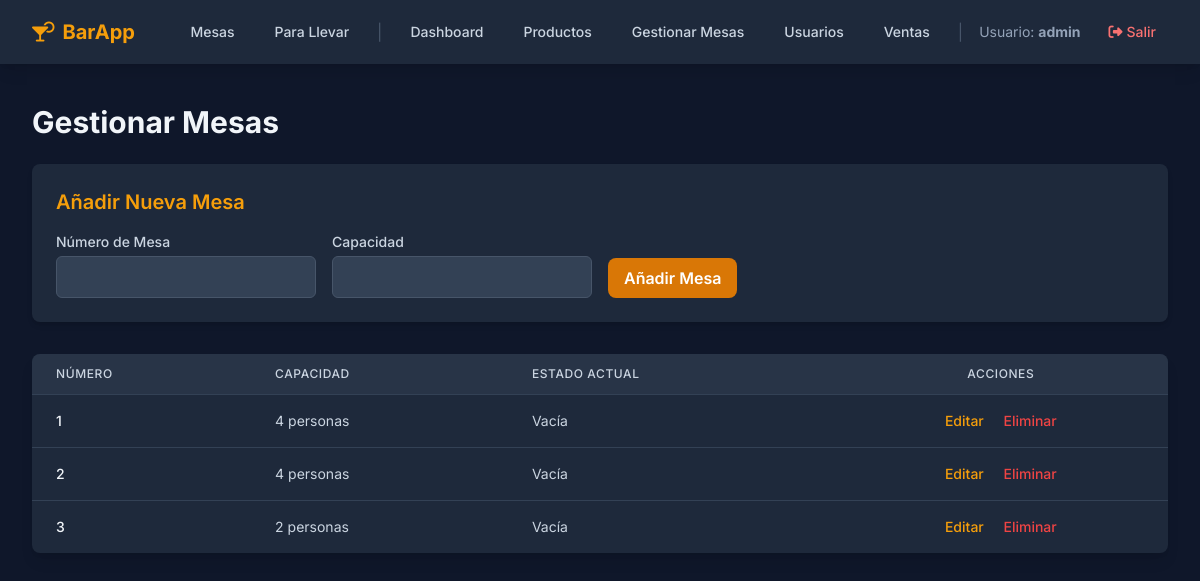
The page /admin/tables (signed in) on the database as committed earlier.
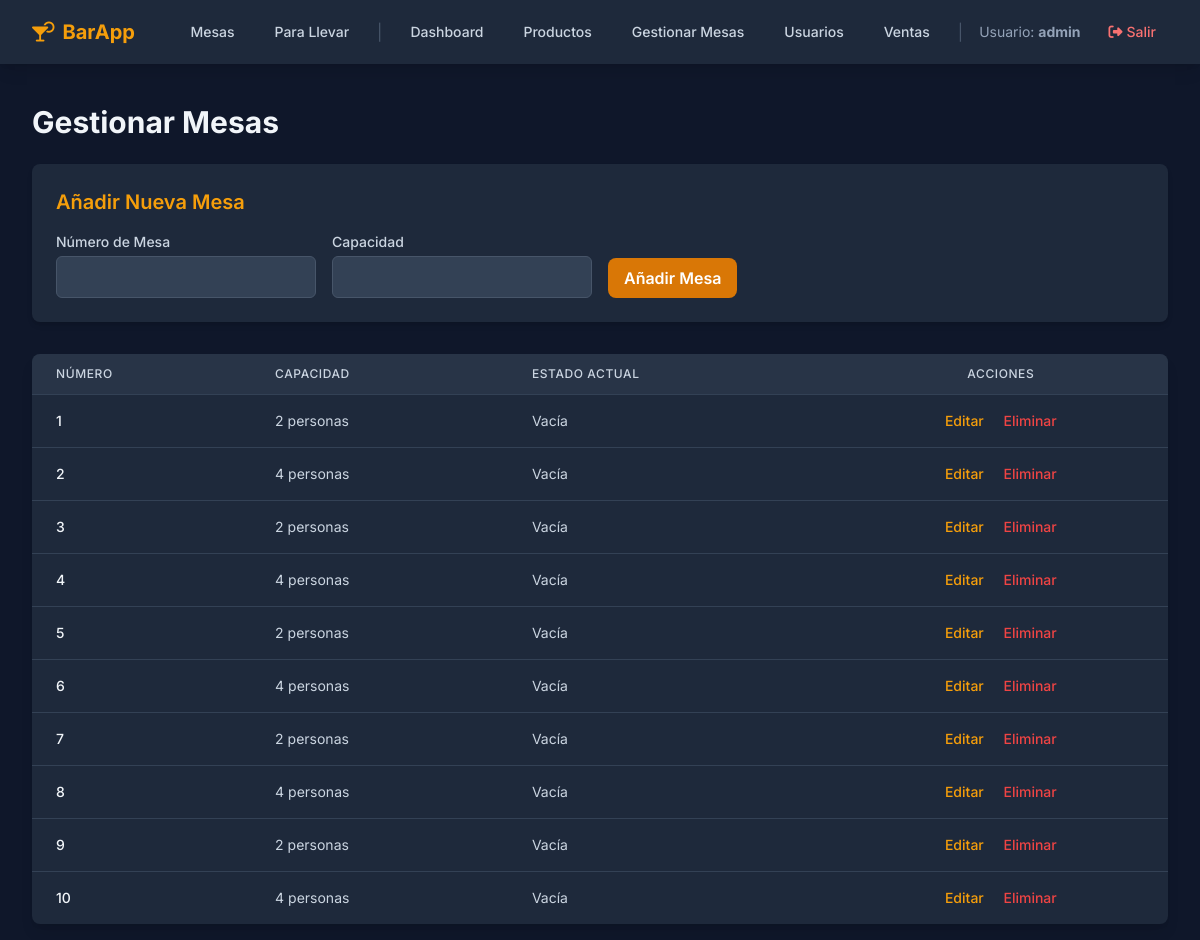
The same page on the database as committed later.
### app/models.py (models this page shows)
class Table(db.Model):
    id = db.Column(db.Integer, primary_key=True)
    number = db.Column(db.Integer, unique=True, nullable=False)
    capacity = db.Column(db.Integer, nullable=False)
    status = db.Column(db.String(20), default='Vacía')
    orders = db.relationship('Order', back_populates='table_assigned', lazy='dynamic')

### app/admin.py (the view)
@admin_bp.route('/tables')
@admin_required
def manage_tables():
    page = request.args.get('page', 1, type=int)
    pagination = Table.query.order_by(Table.number).paginate(page=page, per_page=ITEMS_PER_PAGE, error_out=False)
    return render_template('admin/manage_tables.html',
                           tables_on_page=pagination.items,
                           pagination=pagination,
                           title="Gestionar Mesas")

### app/utils.py (called while the page is built)
def admin_required(f):
    @wraps(f)
    def decorated_function(*args, **kwargs):
        if not current_user.is_authenticated or current_user.role != 'admin':
            flash("No tienes permiso para acceder a esta página. Se requiere rol de administrador.", "danger")
            return redirect(url_for('auth.login'))
        return f(*args, **kwargs)
    return decorated_function

### app/templates/admin/manage_tables.html (shortened to what this page needs)
{% extends "layout.html" %}
{% block content %}
<div class="flex justify-between items-center mb-6">
    <h1 class="text-3xl font-bold text-slate-100">Gestionar Mesas</h1>
</div>
<div class="bg-slate-800 p-6 rounded-lg shadow-md mb-8">
    <h2 class="text-xl font-semibold text-amber-500 mb-4">Añadir Nueva Mesa</h2>
    <form method="POST" action="{{ url_for('admin.add_table') }}" id="addTableForm" class="grid grid-cols-1 md:grid-cols-4 gap-4 items-end">
        <div>
            <label for="add_number" class="block text-sm font-medium text-slate-300 mb-1">Número de Mesa</label>
            <input type="number" name="number" id="add_number" min="1" required
                   class="mt-1 block w-full px-3 py-2 bg-slate-700 border border-slate-600 rounded-md text-slate-100 focus:ring-2 focus:ring-amber-500 transition">
        </div>
        <div>
            <label for="add_capacity" class="block text-sm font-medium text-slate-300 mb-1">Capacidad</label>
            <input type="number" name="capacity" id="add_capacity" min="1" required
                   class="mt-1 block w-full px-3 py-2 bg-slate-700 border border-slate-600 rounded-md text-slate-100 focus:ring-2 focus:ring-amber-500 transition">
        </div>
        <div class="md:col-span-2">
            <button type="submit" class="w-full md:w-auto px-4 py-2 rounded-lg font-semibold bg-amber-600 hover:bg-amber-700 transition-colors text-white">Añadir Mesa</button>
        </div>
    </form>
</div>
<div class="bg-slate-800 shadow-lg rounded-lg overflow-x-auto">
    <table class="min-w-full divide-y divide-slate-700">
        <thead class="bg-slate-700/50">
            <tr>
                <th class="px-6 py-3 text-left text-xs font-medium text-slate-300 uppercase tracking-wider">Número</th>
                <th class="px-6 py-3 text-left text-xs font-medium text-slate-300 uppercase tracking-wider">Capacidad</th>
                <th class="px-6 py-3 text-left text-xs font-medium text-slate-300 uppercase tracking-wider">Estado Actual</th>
                <th class="px-6 py-3 text-center text-xs font-medium text-slate-300 uppercase tracking-wider">Acciones</th>
            </tr>
        </thead>
        <tbody class="divide-y divide-slate-700">
            {% for table_item in tables_on_page %}
            <tr class="hover:bg-slate-700/50">
                <td class="px-6 py-4 whitespace-nowrap text-sm font-medium text-slate-100">{{ table_item.number }}</td>
                <td class="px-6 py-4 whitespace-nowrap text-sm text-slate-300">{{ table_item.capacity }} personas</td>
                <td class="px-6 py-4 whitespace-nowrap text-sm text-slate-300">{{ table_item.status }}</td>
                <td class="px-6 py-4 whitespace-nowrap text-sm font-medium text-center space-x-4">
                    <button type="button" class="text-amber-500 hover:text-amber-400 transition-colors"
                            onclick="openEditModal({{ table_item.id }}, {{ table_item.number }}, {{ table_item.capacity }})">
                        Editar
                    </button>
                    <form action="{{ url_for('admin.delete_table', table_id=table_item.id) }}" method="POST" class="inline-block" onsubmit="return confirm('¿Seguro que quieres eliminar la Mesa {{ table_item.number }}?');">
                        <button type="submit" class="text-red-500 hover:text-red-400 transition-colors disabled:text-slate-600 disabled:cursor-not-allowed"
                                {% if table_item.status != 'Vacía' %}disabled title="No se puede eliminar una mesa ocupada"{% endif %}>
                            Eliminar
                        </button>
                    </form>
                </td>
            </tr>
            {% else %}
            <tr>
                <td colspan="4" class="px-6 py-10 text-center text-sm text-slate-500">No hay mesas configuradas.</td>
            </tr>
            {% endfor %}
        </tbody>
    </table>
</div>
{% endblock %}

Rows that differ between the two databases and show on the page:
changed Table (number 1 of 10 on the later page): capacity "4" → "2"
added Table: number "4", capacity "4", status "Vacía"
added Table: number "5", capacity "2", status "Vacía"
added Table: number "6", capacity "4", status "Vacía"
added Table: number "7", capacity "2", status "Vacía"
added Table: number "8", capacity "4", status "Vacía"
added Table: number "9", capacity "2", status "Vacía"
added Table: number "10", capacity "4", status "Vacía"
